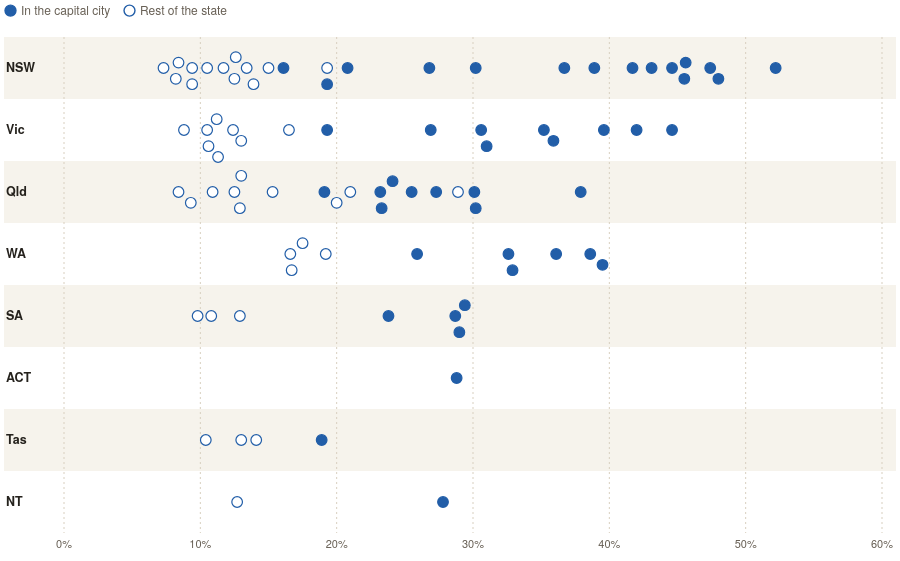

Specify this chart in Vega-Lite:
### Vega-Lite specification from a JSON file in a GitHub repository (floating-point values rounded to 4 significant figures)
{"$schema": "https://vega.github.io/schema/vega-lite/v5.json", "config": {"background": null, "font": "IBM Plex Sans, Helvetica Neue, Arial, sans-serif", "padding": 4, "view": {"stroke": null}, "axis": {"labelColor": "#675f54", "titleColor": "#675f54", "gridColor": "#d8cfbf", "domainColor": "#d8cfbf", "tickColor": "#d8cfbf", "labelFont": "IBM Plex Sans, Helvetica Neue, Arial, sans-serif", "labelFontSize": 11, "titleFont": "IBM Plex Sans, Helvetica Neue, Arial, sans-serif", "titleFontWeight": 500, "titleFontSize": 11.5}, "legend": {"labelColor": "#675f54", "titleColor": "#25221d", "labelFont": "IBM Plex Sans, Helvetica Neue, Arial, sans-serif", "titleFont": "IBM Plex Sans, Helvetica Neue, Arial, sans-serif", "titleFontWeight": 600, "labelFontSize": 12, "titleFontSize": 12, "symbolStrokeColor": "#fbf8f2"}, "text": {"color": "#25221d", "font": "IBM Plex Sans, Helvetica Neue, Arial, sans-serif"}, "tooltipFormat": {"numberFormat": ",.0f"}}, "width": 892, "height": 520, "params": [{"name": "hl", "value": "", "bind": {"input": "select", "options": ["", "Western Australia", "Victoria", "New South Wales", "Australian Capital Territory", "South Australia", "Queensland", "Northern Territory", "Tasmania"], "labels": ["All states", "Western Australia", "Victoria", "New South Wales", "Australian Capital Territory", "South Australia", "Queensland", "Northern Territory", "Tasmania"], "name": "Highlight a state "}}], "layer": [{"data": {"values": [{"s": "NSW", "name": "New South Wales", "y": 31, "y0": 0, "y1": 62, "i": 0}, {"s": "Qld", "name": "Queensland", "y": 155, "y0": 124, "y1": 186, "i": 2}, {"s": "SA", "name": "South Australia", "y": 279, "y0": 248, "y1": 310, "i": 4}, {"s": "Tas", "name": "Tasmania", "y": 403, "y0": 372, "y1": 434, "i": 6}]}, "mark": {"type": "rect", "fill": "#f1ebdf", "opacity": 0.6}, "encoding": {"x": {"datum": 0, "type": "quantitative", "scale": {"domain": [0, 892], "range": [0, 892], "nice": false, "zero": false}, "axis": null}, "x2": {"datum": 892}, "y": {"field": "y0", "type": "quantitative", "scale": {"domain": [0, 520], "range": [0, 520], "nice": false, "zero": false}, "axis": null}, "y2": {"field": "y1"}}}, {"data": {"values": [{"v": 0, "x": 60, "lab": "0%"}, {"v": 10, "x": 196.3, "lab": "10%"}, {"v": 20, "x": 332.7, "lab": "20%"}, {"v": 30, "x": 469, "lab": "30%"}, {"v": 40, "x": 605.3, "lab": "40%"}, {"v": 50, "x": 741.7, "lab": "50%"}, {"v": 60, "x": 878, "lab": "60%"}]}, "mark": {"type": "rule", "color": "#d8cfbf", "strokeDash": [2, 3]}, "encoding": {"x": {"field": "x", "type": "quantitative", "scale": {"domain": [0, 892], "range": [0, 892], "nice": false, "zero": false}, "axis": null}, "y": {"datum": 0, "type": "quantitative", "scale": {"domain": [0, 520], "range": [0, 520], "nice": false, "zero": false}, "axis": null}, "y2": {"datum": 496}}}, {"data": {"values": [{"v": 0, "x": 60, "lab": "0%"}, {"v": 10, "x": 196.3, "lab": "10%"}, {"v": 20, "x": 332.7, "lab": "20%"}, {"v": 30, "x": 469, "lab": "30%"}, {"v": 40, "x": 605.3, "lab": "40%"}, {"v": 50, "x": 741.7, "lab": "50%"}, {"v": 60, "x": 878, "lab": "60%"}]}, "mark": {"type": "text", "baseline": "top", "dy": 6, "fontSize": 11, "color": "#675f54"}, "encoding": {"x": {"field": "x", "type": "quantitative", "scale": {"domain": [0, 892], "range": [0, 892], "nice": false, "zero": false}, "axis": null}, "y": {"datum": 496, "type": "quantitative", "scale": {"domain": [0, 520], "range": [0, 520], "nice": false, "zero": false}, "axis": null}, "text": {"field": "lab"}}}, {"data": {"values": [{"s": "NSW", "name": "New South Wales", "y": 31, "y0": 0, "y1": 62, "i": 0}, {"s": "Vic", "name": "Victoria", "y": 93, "y0": 62, "y1": 124, "i": 1}, {"s": "Qld", "name": "Queensland", "y": 155, "y0": 124, "y1": 186, "i": 2}, {"s": "WA", "name": "Western Australia", "y": 217, "y0": 186, "y1": 248, "i": 3}, {"s": "SA", "name": "South Australia", "y": 279, "y0": 248, "y1": 310, "i": 4}, {"s": "ACT", "name": "Australian Capital Territory", "y": 341, "y0": 310, "y1": 372, "i": 5}, {"s": "Tas", "name": "Tasmania", "y": 403, "y0": 372, "y1": 434, "i": 6}, {"s": "NT", "name": "Northern Territory", "y": 465, "y0": 434, "y1": 496, "i": 7}]}, "mark": {"type": "text", "align": "left", "baseline": "middle", "fontSize": 12.5, "fontWeight": 700, "color": "#25221d"}, "encoding": {"x": {"datum": 2, "type": "quantitative", "scale": {"domain": [0, 892], "range": [0, 892], "nice": false, "zero": false}, "axis": null}, "y": {"field": "y", "type": "quantitative", "scale": {"domain": [0, 520], "range": [0, 520], "nice": false, "zero": false}, "axis": null}, "text": {"field": "s"}}}, {"data": {"values": [{"code": "105", "name": "Far West and Orana", "gcc": "Rest of NSW", "state": "New South Wales", "s11": 5.2, "s16": 6, "s21": 7.3, "chg": 2.1, "os21": 8481, "pop21": 115566, "note": "", "cap": false, "px": 159.5, "py": 31, "abbr": "NSW", "row": 0}, {"code": "110", "name": "New England and North West", "gcc": "Rest of NSW", "state": "New South Wales", "s11": 6.1, "s16": 7, "s21": 8.2, "chg": 2.1, "os21": 15268, "pop21": 185560, "note": "", "cap": false, "px": 171.8, "py": 41.8, "abbr": "NSW", "row": 0}, {"code": "103", "name": "Central West", "gcc": "Rest of NSW", "state": "New South Wales", "s11": 7.2, "s16": 7.5, "s21": 8.4, "chg": 1.2, "os21": 17989, "pop21": 212962, "note": "", "cap": false, "px": 174.5, "py": 25.6, "abbr": "NSW", "row": 0}, {"code": "106", "name": "Hunter Valley exc Newcastle", "gcc": "Rest of NSW", "state": "New South Wales", "s11": 8.3, "s16": 8.4, "s21": 9.4, "chg": 1.1, "os21": 27349, "pop21": 291946, "note": "", "cap": false, "px": 188.2, "py": 31, "abbr": "NSW", "row": 0}, {"code": "109", "name": "Murray", "gcc": "Rest of NSW", "state": "New South Wales", "s11": 8, "s16": 8.5, "s21": 9.4, "chg": 1.4, "os21": 11656, "pop21": 123552, "note": "", "cap": false, "px": 188.2, "py": 47.2, "abbr": "NSW", "row": 0}, {"code": "108", "name": "Mid North Coast", "gcc": "Rest of NSW", "state": "New South Wales", "s11": 9.4, "s16": 9.7, "s21": 10.5, "chg": 1.1, "os21": 24029, "pop21": 229035, "note": "", "cap": false, "px": 203.1, "py": 31, "abbr": "NSW", "row": 0}, {"code": "113", "name": "Riverina", "gcc": "Rest of NSW", "state": "New South Wales", "s11": 8.7, "s16": 9.7, "s21": 11.7, "chg": 3, "os21": 19228, "pop21": 163656, "note": "", "cap": false, "px": 219.5, "py": 31, "abbr": "NSW", "row": 0}, {"code": "111", "name": "Newcastle and Lake Macquarie", "gcc": "Rest of NSW", "state": "New South Wales", "s11": 10.9, "s16": 11.7, "s21": 12.5, "chg": 1.6, "os21": 48930, "pop21": 390519, "note": "", "cap": false, "px": 230.4, "py": 41.8, "abbr": "NSW", "row": 0}, {"code": "104", "name": "Coffs Harbour - Grafton", "gcc": "Rest of NSW", "state": "New South Wales", "s11": 10.7, "s16": 11.4, "s21": 12.6, "chg": 1.9, "os21": 18389, "pop21": 146127, "note": "", "cap": false, "px": 231.8, "py": 20.2, "abbr": "NSW", "row": 0}, {"code": "101", "name": "Capital Region", "gcc": "Rest of NSW", "state": "New South Wales", "s11": 12.4, "s16": 12.5, "s21": 13.4, "chg": 1, "os21": 32050, "pop21": 238810, "note": "", "cap": false, "px": 242.7, "py": 31, "abbr": "NSW", "row": 0}, {"code": "112", "name": "Richmond - Tweed", "gcc": "Rest of NSW", "state": "New South Wales", "s11": 12.5, "s16": 12.4, "s21": 13.9, "chg": 1.4, "os21": 35793, "pop21": 257061, "note": "", "cap": false, "px": 249.5, "py": 47.2, "abbr": "NSW", "row": 0}, {"code": "114", "name": "Southern Highlands and Shoalhaven", "gcc": "Rest of NSW", "state": "New South Wales", "s11": 13.5, "s16": 13.8, "s21": 15, "chg": 1.5, "os21": 24099, "pop21": 161006, "note": "", "cap": false, "px": 264.5, "py": 31, "abbr": "NSW", "row": 0}, {"code": "102", "name": "Central Coast", "gcc": "Greater Sydney", "state": "New South Wales", "s11": 14, "s16": 14.7, "s21": 16.1, "chg": 2.1, "os21": 55682, "pop21": 346596, "note": "", "cap": true, "px": 279.5, "py": 31, "abbr": "NSW", "row": 0}, {"code": "107", "name": "Illawarra", "gcc": "Rest of NSW", "state": "New South Wales", "s11": 20.3, "s16": 19.9, "s21": 19.3, "chg": -1, "os21": 60704, "pop21": 313842, "note": "", "cap": false, "px": 323.1, "py": 31, "abbr": "NSW", "row": 0}, {"code": "128", "name": "Sydney - Sutherland", "gcc": "Greater Sydney", "state": "New South Wales", "s11": 17.3, "s16": 18.1, "s21": 19.3, "chg": 2, "os21": 44294, "pop21": 229604, "note": "", "cap": true, "px": 323.1, "py": 47.2, "abbr": "NSW", "row": 0}, {"code": "124", "name": "Sydney - Outer West and Blue Mountains", "gcc": "Greater Sydney", "state": "New South Wales", "s11": 18.7, "s16": 19.4, "s21": 20.8, "chg": 2.1, "os21": 69180, "pop21": 332056, "note": "", "cap": true, "px": 343.6, "py": 31, "abbr": "NSW", "row": 0}, {"code": "123", "name": "Sydney - Outer South West", "gcc": "Greater Sydney", "state": "New South Wales", "s11": 22.8, "s16": 24.6, "s21": 26.8, "chg": 4, "os21": 79795, "pop21": 297292, "note": "", "cap": true, "px": 425.4, "py": 31, "abbr": "NSW", "row": 0}, {"code": "122", "name": "Sydney - Northern Beaches", "gcc": "Greater Sydney", "state": "New South Wales", "s11": 27.7, "s16": 28.9, "s21": 30.2, "chg": 2.5, "os21": 79681, "pop21": 263554, "note": "", "cap": true, "px": 471.7, "py": 31, "abbr": "NSW", "row": 0}, {"code": "115", "name": "Sydney - Baulkham Hills and Hawkesbury", "gcc": "Greater Sydney", "state": "New South Wales", "s11": 29.2, "s16": 32, "s21": 36.7, "chg": 7.5, "os21": 97138, "pop21": 264371, "note": "", "cap": true, "px": 560.3, "py": 31, "abbr": "NSW", "row": 0}, {"code": "118", "name": "Sydney - Eastern Suburbs", "gcc": "Greater Sydney", "state": "New South Wales", "s11": 36.7, "s16": 38.6, "s21": 38.9, "chg": 2.2, "os21": 101760, "pop21": 261410, "note": "", "cap": true, "px": 590.3, "py": 31, "abbr": "NSW", "row": 0}, {"code": "121", "name": "Sydney - North Sydney and Hornsby", "gcc": "Greater Sydney", "state": "New South Wales", "s11": 36.1, "s16": 39, "s21": 41.7, "chg": 5.6, "os21": 176754, "pop21": 424045, "note": "", "cap": true, "px": 628.5, "py": 31, "abbr": "NSW", "row": 0}, {"code": "120", "name": "Sydney - Inner West", "gcc": "Greater Sydney", "state": "New South Wales", "s11": 40, "s16": 42.7, "s21": 43.1, "chg": 3.1, "os21": 131221, "pop21": 304771, "note": "", "cap": true, "px": 647.6, "py": 31, "abbr": "NSW", "row": 0}, {"code": "116", "name": "Sydney - Blacktown", "gcc": "Greater Sydney", "state": "New South Wales", "s11": 37.7, "s16": 40.6, "s21": 44.6, "chg": 6.9, "os21": 178836, "pop21": 400997, "note": "", "cap": true, "px": 668.0, "py": 31, "abbr": "NSW", "row": 0}, {"code": "117", "name": "Sydney - City and Inner South", "gcc": "Greater Sydney", "state": "New South Wales", "s11": 40.8, "s16": 44.4, "s21": 45.5, "chg": 4.7, "os21": 150908, "pop21": 331340, "note": "", "cap": true, "px": 680.3, "py": 41.8, "abbr": "NSW", "row": 0}, {"code": "119", "name": "Sydney - Inner South West", "gcc": "Greater Sydney", "state": "New South Wales", "s11": 42.3, "s16": 45, "s21": 45.6, "chg": 3.3, "os21": 276008, "pop21": 605118, "note": "", "cap": true, "px": 681.7, "py": 25.6, "abbr": "NSW", "row": 0}, {"code": "127", "name": "Sydney - South West", "gcc": "Greater Sydney", "state": "New South Wales", "s11": 45.7, "s16": 46.1, "s21": 47.4, "chg": 1.7, "os21": 225072, "pop21": 474430, "note": "", "cap": true, "px": 706.2, "py": 31, "abbr": "NSW", "row": 0}, {"code": "126", "name": "Sydney - Ryde", "gcc": "Greater Sydney", "state": "New South Wales", "s11": 40.1, "s16": 45.1, "s21": 48, "chg": 7.9, "os21": 97075, "pop21": 202038, "note": "", "cap": true, "px": 714.4, "py": 41.8, "abbr": "NSW", "row": 0}, {"code": "125", "name": "Sydney - Parramatta", "gcc": "Greater Sydney", "state": "New South Wales", "s11": 46.1, "s16": 50.2, "s21": 52.2, "chg": 6.1, "os21": 257673, "pop21": 493515, "note": "", "cap": true, "px": 771.7, "py": 31, "abbr": "NSW", "row": 0}, {"code": "217", "name": "Warrnambool and South West", "gcc": "Rest of Vic.", "state": "Victoria", "s11": 7.1, "s16": 7.7, "s21": 8.8, "chg": 1.7, "os21": 11223, "pop21": 128069, "note": "", "cap": false, "px": 180.0, "py": 93, "abbr": "Vic", "row": 1}, {"code": "202", "name": "Bendigo", "gcc": "Rest of Vic.", "state": "Victoria", "s11": 8.1, "s16": 9, "s21": 10.5, "chg": 2.4, "os21": 17639, "pop21": 167764, "note": "", "cap": false, "px": 203.1, "py": 93, "abbr": "Vic", "row": 1}, {"code": "204", "name": "Hume", "gcc": "Rest of Vic.", "state": "Victoria", "s11": 9.8, "s16": 9.7, "s21": 10.6, "chg": 0.8, "os21": 19530, "pop21": 184935, "note": "", "cap": false, "px": 204.5, "py": 109.2, "abbr": "Vic", "row": 1}, {"code": "201", "name": "Ballarat", "gcc": "Rest of Vic.", "state": "Victoria", "s11": 9.4, "s16": 9.9, "s21": 11.2, "chg": 1.8, "os21": 19505, "pop21": 173937, "note": "", "cap": false, "px": 212.7, "py": 82.2, "abbr": "Vic", "row": 1}, {"code": "215", "name": "North West", "gcc": "Rest of Vic.", "state": "Victoria", "s11": 8.4, "s16": 8.9, "s21": 11.3, "chg": 2.9, "os21": 17527, "pop21": 155568, "note": "", "cap": false, "px": 214.1, "py": 120, "abbr": "Vic", "row": 1}, {"code": "205", "name": "Latrobe - Gippsland", "gcc": "Rest of Vic.", "state": "Victoria", "s11": 12, "s16": 11.7, "s21": 12.4, "chg": 0.4, "os21": 37384, "pop21": 300848, "note": "", "cap": false, "px": 229.1, "py": 93, "abbr": "Vic", "row": 1}, {"code": "216", "name": "Shepparton", "gcc": "Rest of Vic.", "state": "Victoria", "s11": 10.2, "s16": 11.3, "s21": 13, "chg": 2.8, "os21": 17849, "pop21": 137618, "note": "", "cap": false, "px": 237.2, "py": 103.8, "abbr": "Vic", "row": 1}, {"code": "203", "name": "Geelong", "gcc": "Rest of Vic.", "state": "Victoria", "s11": 15.1, "s16": 15.4, "s21": 16.5, "chg": 1.4, "os21": 54161, "pop21": 327878, "note": "", "cap": false, "px": 285.0, "py": 93, "abbr": "Vic", "row": 1}, {"code": "214", "name": "Mornington Peninsula", "gcc": "Greater Melbourne", "state": "Victoria", "s11": 19.9, "s16": 19.5, "s21": 19.3, "chg": -0.6, "os21": 59637, "pop21": 308226, "note": "", "cap": true, "px": 323.1, "py": 93, "abbr": "Vic", "row": 1}, {"code": "211", "name": "Melbourne - Outer East", "gcc": "Greater Melbourne", "state": "Victoria", "s11": 23, "s16": 24.9, "s21": 26.9, "chg": 3.9, "os21": 139191, "pop21": 518301, "note": "", "cap": true, "px": 426.7, "py": 93, "abbr": "Vic", "row": 1}, {"code": "209", "name": "Melbourne - North East", "gcc": "Greater Melbourne", "state": "Victoria", "s11": 27.8, "s16": 29.5, "s21": 30.6, "chg": 2.8, "os21": 165657, "pop21": 540664, "note": "", "cap": true, "px": 477.2, "py": 93, "abbr": "Vic", "row": 1}, {"code": "208", "name": "Melbourne - Inner South", "gcc": "Greater Melbourne", "state": "Victoria", "s11": 29, "s16": 30.3, "s21": 31, "chg": 2, "os21": 130831, "pop21": 422639, "note": "", "cap": true, "px": 482.6, "py": 109.2, "abbr": "Vic", "row": 1}, {"code": "210", "name": "Melbourne - North West", "gcc": "Greater Melbourne", "state": "Victoria", "s11": 30.6, "s16": 32.7, "s21": 35.2, "chg": 4.6, "os21": 149241, "pop21": 424328, "note": "", "cap": true, "px": 539.9, "py": 93, "abbr": "Vic", "row": 1}, {"code": "206", "name": "Melbourne - Inner", "gcc": "Greater Melbourne", "state": "Victoria", "s11": 33.1, "s16": 35.9, "s21": 35.9, "chg": 2.8, "os21": 221412, "pop21": 617018, "note": "", "cap": true, "px": 549.4, "py": 103.8, "abbr": "Vic", "row": 1}, {"code": "207", "name": "Melbourne - Inner East", "gcc": "Greater Melbourne", "state": "Victoria", "s11": 33.2, "s16": 36.9, "s21": 39.6, "chg": 6.4, "os21": 147808, "pop21": 373472, "note": "", "cap": true, "px": 599.9, "py": 93, "abbr": "Vic", "row": 1}, {"code": "213", "name": "Melbourne - West", "gcc": "Greater Melbourne", "state": "Victoria", "s11": 36.2, "s16": 39.1, "s21": 42, "chg": 5.8, "os21": 358172, "pop21": 853054, "note": "", "cap": true, "px": 632.6, "py": 93, "abbr": "Vic", "row": 1}, {"code": "212", "name": "Melbourne - South East", "gcc": "Greater Melbourne", "state": "Victoria", "s11": 40.2, "s16": 42.7, "s21": 44.6, "chg": 4.4, "os21": 383675, "pop21": 860060, "note": "", "cap": true, "px": 668.0, "py": 93, "abbr": "Vic", "row": 1}, {"code": "307", "name": "Darling Downs - Maranoa", "gcc": "Rest of Qld", "state": "Queensland", "s11": 7.4, "s16": 8.1, "s21": 8.4, "chg": 1, "os21": 10759, "pop21": 128622, "note": "", "cap": false, "px": 174.5, "py": 155, "abbr": "Qld", "row": 2}, {"code": "315", "name": "Queensland - Outback", "gcc": "Rest of Qld", "state": "Queensland", "s11": 9, "s16": 9, "s21": 9.3, "chg": 0.3, "os21": 7386, "pop21": 79827, "note": "", "cap": false, "px": 186.8, "py": 165.8, "abbr": "Qld", "row": 2}, {"code": "308", "name": "Central Queensland", "gcc": "Rest of Qld", "state": "Queensland", "s11": 10.2, "s16": 11, "s21": 10.9, "chg": 0.7, "os21": 24992, "pop21": 228246, "note": "", "cap": false, "px": 208.6, "py": 155, "abbr": "Qld", "row": 2}, {"code": "312", "name": "Mackay - Isaac - Whitsunday", "gcc": "Rest of Qld", "state": "Queensland", "s11": 11.9, "s16": 12.2, "s21": 12.5, "chg": 0.6, "os21": 22692, "pop21": 180894, "note": "", "cap": false, "px": 230.4, "py": 155, "abbr": "Qld", "row": 2}, {"code": "318", "name": "Townsville", "gcc": "Rest of Qld", "state": "Queensland", "s11": 12.2, "s16": 12.6, "s21": 12.9, "chg": 0.7, "os21": 30336, "pop21": 234283, "note": "", "cap": false, "px": 235.9, "py": 171.2, "abbr": "Qld", "row": 2}, {"code": "319", "name": "Wide Bay", "gcc": "Rest of Qld", "state": "Queensland", "s11": 12, "s16": 12, "s21": 13, "chg": 1, "os21": 40013, "pop21": 307745, "note": "", "cap": false, "px": 237.2, "py": 138.8, "abbr": "Qld", "row": 2}, {"code": "317", "name": "Toowoomba", "gcc": "Rest of Qld", "state": "Queensland", "s11": 11.4, "s16": 12.8, "s21": 15.3, "chg": 3.9, "os21": 24854, "pop21": 162059, "note": "", "cap": false, "px": 268.6, "py": 155, "abbr": "Qld", "row": 2}, {"code": "313", "name": "Moreton Bay - North", "gcc": "Greater Brisbane", "state": "Queensland", "s11": 18.1, "s16": 18.3, "s21": 19.1, "chg": 1, "os21": 50501, "pop21": 264752, "note": "", "cap": false, "px": 320.4, "py": 155, "abbr": "Qld", "row": 2}, {"code": "306", "name": "Cairns", "gcc": "Rest of Qld", "state": "Queensland", "s11": 18.2, "s16": 19.1, "s21": 20, "chg": 1.8, "os21": 50630, "pop21": 253748, "note": "", "cap": false, "px": 332.7, "py": 165.8, "abbr": "Qld", "row": 2}, {"code": "316", "name": "Sunshine Coast", "gcc": "Rest of Qld", "state": "Queensland", "s11": 19.8, "s16": 19.9, "s21": 21, "chg": 1.2, "os21": 83741, "pop21": 398840, "note": "", "cap": false, "px": 346.3, "py": 155, "abbr": "Qld", "row": 2}, {"code": "314", "name": "Moreton Bay - South", "gcc": "Greater Brisbane", "state": "Queensland", "s11": 19.9, "s16": 21.1, "s21": 23.2, "chg": 3.3, "os21": 50448, "pop21": 217700, "note": "", "cap": false, "px": 376.3, "py": 155, "abbr": "Qld", "row": 2}, {"code": "301", "name": "Brisbane - East", "gcc": "Greater Brisbane", "state": "Queensland", "s11": 22.5, "s16": 22.8, "s21": 23.3, "chg": 0.8, "os21": 55945, "pop21": 239817, "note": "", "cap": false, "px": 377.7, "py": 171.2, "abbr": "Qld", "row": 2}, {"code": "310", "name": "Ipswich", "gcc": "Greater Brisbane", "state": "Queensland", "s11": 21.4, "s16": 22.7, "s21": 24.1, "chg": 2.7, "os21": 88577, "pop21": 367126, "note": "", "cap": false, "px": 388.6, "py": 144.2, "abbr": "Qld", "row": 2}, {"code": "302", "name": "Brisbane - North", "gcc": "Greater Brisbane", "state": "Queensland", "s11": 22.1, "s16": 24.2, "s21": 25.5, "chg": 3.4, "os21": 57333, "pop21": 224598, "note": "", "cap": false, "px": 407.6, "py": 155, "abbr": "Qld", "row": 2}, {"code": "311", "name": "Logan - Beaudesert", "gcc": "Greater Brisbane", "state": "Queensland", "s11": 25.5, "s16": 26.6, "s21": 27.3, "chg": 1.8, "os21": 98091, "pop21": 359767, "note": "", "cap": false, "px": 432.2, "py": 155, "abbr": "Qld", "row": 2}, {"code": "309", "name": "Gold Coast", "gcc": "Rest of Qld", "state": "Queensland", "s11": 27.8, "s16": 28.1, "s21": 28.9, "chg": 1.1, "os21": 185274, "pop21": 640778, "note": "", "cap": false, "px": 454.0, "py": 155, "abbr": "Qld", "row": 2}, {"code": "304", "name": "Brisbane - West", "gcc": "Greater Brisbane", "state": "Queensland", "s11": 27.6, "s16": 29.2, "s21": 30.1, "chg": 2.5, "os21": 57036, "pop21": 189213, "note": "", "cap": false, "px": 470.4, "py": 155, "abbr": "Qld", "row": 2}, {"code": "305", "name": "Brisbane Inner City", "gcc": "Greater Brisbane", "state": "Queensland", "s11": 26.6, "s16": 28.7, "s21": 30.2, "chg": 3.6, "os21": 88282, "pop21": 292245, "note": "", "cap": false, "px": 471.7, "py": 171.2, "abbr": "Qld", "row": 2}, {"code": "303", "name": "Brisbane - South", "gcc": "Greater Brisbane", "state": "Queensland", "s11": 33.8, "s16": 36.9, "s21": 37.9, "chg": 4.1, "os21": 140512, "pop21": 371026, "note": "", "cap": false, "px": 576.7, "py": 155, "abbr": "Qld", "row": 2}, {"code": "510", "name": "Western Australia - Outback (North)", "gcc": "Rest of WA", "state": "Western Australia", "s11": 17.1, "s16": 18.2, "s21": 16.6, "chg": -0.5, "os21": 14955, "pop21": 90128, "note": "2011 value is for the former Western Australia - Outback region", "cap": false, "px": 286.3, "py": 217, "abbr": "WA", "row": 3}, {"code": "511", "name": "Western Australia - Outback (South)", "gcc": "Rest of WA", "state": "Western Australia", "s11": 17.1, "s16": 16.9, "s21": 16.7, "chg": -0.4, "os21": 19880, "pop21": 118758, "note": "2011 value is for the former Western Australia - Outback region", "cap": false, "px": 287.7, "py": 233.2, "abbr": "WA", "row": 3}, {"code": "509", "name": "Western Australia - Wheat Belt", "gcc": "Rest of WA", "state": "Western Australia", "s11": 16.9, "s16": 17.2, "s21": 17.5, "chg": 0.6, "os21": 24031, "pop21": 137175, "note": "", "cap": false, "px": 298.6, "py": 206.2, "abbr": "WA", "row": 3}, {"code": "501", "name": "Bunbury", "gcc": "Rest of WA", "state": "Western Australia", "s11": 18.5, "s16": 18.7, "s21": 19.2, "chg": 0.7, "os21": 36146, "pop21": 188747, "note": "", "cap": false, "px": 321.8, "py": 217, "abbr": "WA", "row": 3}, {"code": "502", "name": "Mandurah", "gcc": "Greater Perth", "state": "Western Australia", "s11": 24.2, "s16": 26, "s21": 25.9, "chg": 1.7, "os21": 27879, "pop21": 107641, "note": "", "cap": false, "px": 413.1, "py": 217, "abbr": "WA", "row": 3}, {"code": "507", "name": "Perth - South West", "gcc": "Greater Perth", "state": "Western Australia", "s11": 32.1, "s16": 33, "s21": 32.6, "chg": 0.5, "os21": 144752, "pop21": 443407, "note": "", "cap": false, "px": 504.4, "py": 217, "abbr": "WA", "row": 3}, {"code": "504", "name": "Perth - North East", "gcc": "Greater Perth", "state": "Western Australia", "s11": 31.8, "s16": 32.9, "s21": 32.9, "chg": 1.1, "os21": 90886, "pop21": 276573, "note": "", "cap": false, "px": 508.5, "py": 233.2, "abbr": "WA", "row": 3}, {"code": "503", "name": "Perth - Inner", "gcc": "Greater Perth", "state": "Western Australia", "s11": 35, "s16": 35.8, "s21": 36.1, "chg": 1.1, "os21": 65814, "pop21": 182267, "note": "", "cap": false, "px": 552.2, "py": 217, "abbr": "WA", "row": 3}, {"code": "505", "name": "Perth - North West", "gcc": "Greater Perth", "state": "Western Australia", "s11": 37.6, "s16": 38.9, "s21": 38.6, "chg": 1, "os21": 222764, "pop21": 577297, "note": "", "cap": false, "px": 586.2, "py": 217, "abbr": "WA", "row": 3}, {"code": "506", "name": "Perth - South East", "gcc": "Greater Perth", "state": "Western Australia", "s11": 36.4, "s16": 39.4, "s21": 39.5, "chg": 3.1, "os21": 208956, "pop21": 529466, "note": "", "cap": false, "px": 598.5, "py": 227.8, "abbr": "WA", "row": 3}, {"code": "405", "name": "Barossa - Yorke - Mid North", "gcc": "Rest of SA", "state": "South Australia", "s11": 9.8, "s16": 9.5, "s21": 9.8, "chg": 0, "os21": 11166, "pop21": 114487, "note": "", "cap": false, "px": 193.6, "py": 279, "abbr": "SA", "row": 4}, {"code": "406", "name": "South Australia - Outback", "gcc": "Rest of SA", "state": "South Australia", "s11": 11.1, "s16": 10.6, "s21": 10.8, "chg": -0.3, "os21": 8908, "pop21": 82646, "note": "", "cap": false, "px": 207.2, "py": 279, "abbr": "SA", "row": 4}, {"code": "407", "name": "South Australia - South East", "gcc": "Rest of SA", "state": "South Australia", "s11": 12.1, "s16": 12.5, "s21": 12.9, "chg": 0.8, "os21": 25070, "pop21": 193709, "note": "", "cap": false, "px": 235.9, "py": 279, "abbr": "SA", "row": 4}, {"code": "403", "name": "Adelaide - South", "gcc": "Greater Adelaide", "state": "South Australia", "s11": 22.8, "s16": 23.1, "s21": 23.8, "chg": 1, "os21": 89142, "pop21": 374859, "note": "", "cap": false, "px": 384.5, "py": 279, "abbr": "SA", "row": 4}, {"code": "401", "name": "Adelaide - Central and Hills", "gcc": "Greater Adelaide", "state": "South Australia", "s11": 26.1, "s16": 27.3, "s21": 28.7, "chg": 2.6, "os21": 89654, "pop21": 312377, "note": "", "cap": false, "px": 451.3, "py": 279, "abbr": "SA", "row": 4}, {"code": "402", "name": "Adelaide - North", "gcc": "Greater Adelaide", "state": "South Australia", "s11": 25.6, "s16": 27.1, "s21": 29, "chg": 3.4, "os21": 132081, "pop21": 455707, "note": "", "cap": false, "px": 455.4, "py": 295.2, "abbr": "SA", "row": 4}, {"code": "404", "name": "Adelaide - West", "gcc": "Greater Adelaide", "state": "South Australia", "s11": 28.1, "s16": 28.7, "s21": 29.4, "chg": 1.3, "os21": 71945, "pop21": 244347, "note": "", "cap": false, "px": 460.8, "py": 268.2, "abbr": "SA", "row": 4}, {"code": "801", "name": "Australian Capital Territory", "gcc": "Australian Capital Territory", "state": "Australian Capital Territory", "s11": 24.2, "s16": 26.5, "s21": 28.8, "chg": 4.6, "os21": 130535, "pop21": 453890, "note": "", "cap": false, "px": 452.6, "py": 341, "abbr": "ACT", "row": 5}, {"code": "604", "name": "West and North West", "gcc": "Rest of Tas.", "state": "Tasmania", "s11": 8.8, "s16": 8.8, "s21": 10.4, "chg": 1.6, "os21": 12111, "pop21": 116156, "note": "", "cap": false, "px": 201.8, "py": 403, "abbr": "Tas", "row": 6}, {"code": "603", "name": "South East", "gcc": "Rest of Tas.", "state": "Tasmania", "s11": 11.9, "s16": 12.1, "s21": 13, "chg": 1.1, "os21": 5418, "pop21": 41734, "note": "", "cap": false, "px": 237.2, "py": 403, "abbr": "Tas", "row": 6}, {"code": "602", "name": "Launceston and North East", "gcc": "Rest of Tas.", "state": "Tasmania", "s11": 11.3, "s16": 11.6, "s21": 14.1, "chg": 2.8, "os21": 21280, "pop21": 151195, "note": "", "cap": false, "px": 252.2, "py": 403, "abbr": "Tas", "row": 6}, {"code": "601", "name": "Hobart", "gcc": "Greater Hobart", "state": "Tasmania", "s11": 13.2, "s16": 13.8, "s21": 18.9, "chg": 5.7, "os21": 46696, "pop21": 247086, "note": "", "cap": false, "px": 317.7, "py": 403, "abbr": "Tas", "row": 6}, {"code": "702", "name": "Northern Territory - Outback", "gcc": "Rest of NT", "state": "Northern Territory", "s11": 9.6, "s16": 11.1, "s21": 12.7, "chg": 3.1, "os21": 11338, "pop21": 89103, "note": "", "cap": false, "px": 233.1, "py": 465, "abbr": "NT", "row": 7}, {"code": "701", "name": "Darwin", "gcc": "Greater Darwin", "state": "Northern Territory", "s11": 21.7, "s16": 25.6, "s21": 27.8, "chg": 6.1, "os21": 38891, "pop21": 139902, "note": "", "cap": false, "px": 439.0, "py": 465, "abbr": "NT", "row": 7}]}, "transform": [{"calculate": "indexof(datum.gcc, 'Rest of') == 0 ? 'Rest of the state' : 'In the capital city'", "as": "where"}], "mark": {"type": "circle", "size": 113.1, "strokeWidth": 1.2, "cursor": "pointer"}, "encoding": {"x": {"field": "px", "type": "quantitative", "scale": {"domain": [0, 892], "range": [0, 892], "nice": false, "zero": false}, "axis": null}, "y": {"field": "py", "type": "quantitative", "scale": {"domain": [0, 520], "range": [0, 520], "nice": false, "zero": false}, "axis": null}, "color": {"field": "where", "type": "nominal", "scale": {"domain": ["In the capital city", "Rest of the state"], "range": ["#225ea8", "#ffffff"]}, "legend": {"title": null, "orient": "top", "direction": "horizontal", "symbolStrokeColor": "#225ea8", "symbolStrokeWidth": 1.4, "symbolSize": 120, "labelFontSize": 12}}, "stroke": {"value": "#225ea8"}, "fillOpacity": {"value": 1}, "opacity": {"condition": {"test": "hl == '' || datum.state == hl", "value": 1}, "value": 0.2}, "tooltip": [{"field": "name", "title": "Region (SA4)"}, {"field": "state", "title": "State"}, {"field": "where", "title": "Area"}, {"field": "s21", "title": "Born overseas, 2021 (%)", "format": ".1f"}, {"field": "pop21", "title": "All residents", "format": ","}]}}]}
